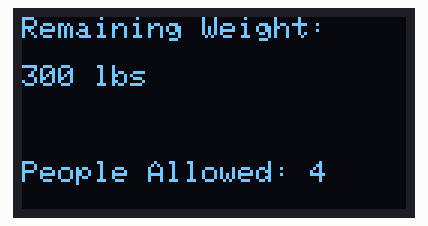
Bench run of a sketch on a simulated Arduino Uno, built with avr-gcc and run on an emulated ATmega328P. Shown: 128×64 one-colour display.

Above: at 0.1 s.

The sketch:

Calibration.ino
```cpp
#include <Adafruit_GFX.h>
#include <Adafruit_SSD1306.h>

#define SCREEN_WIDTH 128
#define SCREEN_HEIGHT 64
#define OLED_RESET -1

Adafruit_SSD1306 display(SCREEN_WIDTH, SCREEN_HEIGHT, &Wire, OLED_RESET);

void setup() {
  if (!display.begin(SSD1306_SWITCHCAPVCC, 0x3C)) {
    Serial.println(F("SSD1306 allocation failed"));
    for (;;); // Don't proceed, loop forever
  }

  display.clearDisplay();
  display.setTextSize(1);
  display.setTextColor(SSD1306_WHITE);

  // Display "Remaining Weight" text
  display.setCursor(0, 0);
  display.print("Remaining Weight:");

  // Display the initial data for "People Allowed"
  display.setCursor(0, 32);
  display.print("People Allowed: 5");

  display.display();
}

void loop() {
  int remainingWeight = 300;  // Replace with your actual sensor or calculation data
  int peopleAllowed = 4;      // Replace with your actual sensor or calculation data

  updateDisplay(remainingWeight, peopleAllowed);

  delay(1000);  // Refresh every second or adjust as needed
}

void updateDisplay(int weight, int people) {
  display.clearDisplay();

  // Set text size to 1 (small text) for "Remaining Weight" and the value
  display.setTextSize(1);
  display.setTextColor(SSD1306_WHITE);

  // Display "Remaining Weight" text
  display.setCursor(0, 0);
  display.print("Remaining Weight:");

  // Display updated data for "Remaining Weight" (small text)
  display.setCursor(0, 16);  // Adjust the vertical position for smaller text
  display.print(String(weight) + " lbs");

  // Reset the text size to 2 for the rest of the text (larger text)
  display.setTextSize(1);
  display.setTextColor(SSD1306_WHITE);

  // Display updated data for "People Allowed" (larger text)
  display.setCursor(0, 48);  // Adjust the vertical position for larger text
  display.print("People Allowed: " + String(people));

  // Display the updated content on the screen
  display.display();
}
```
